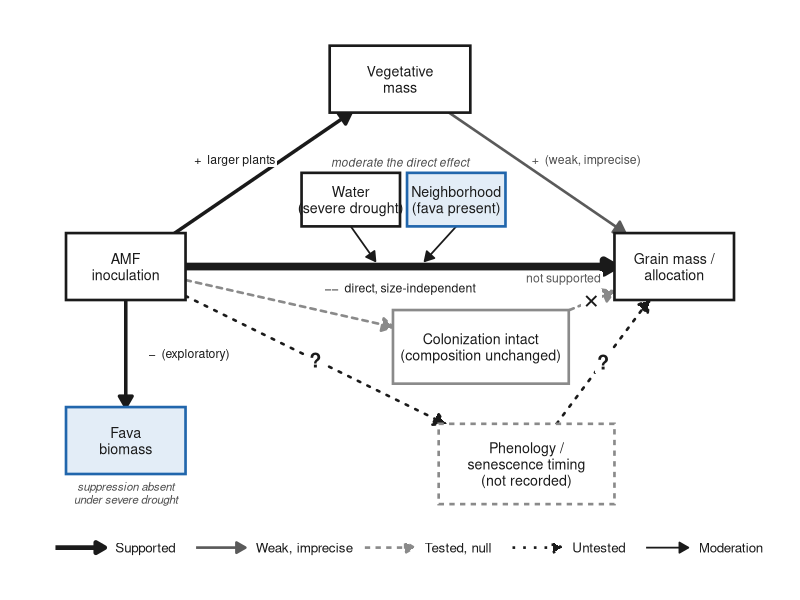
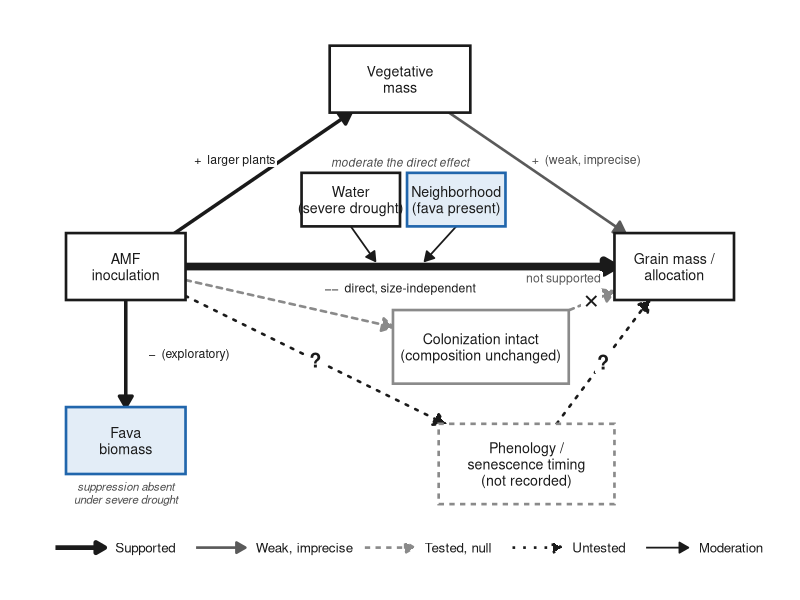
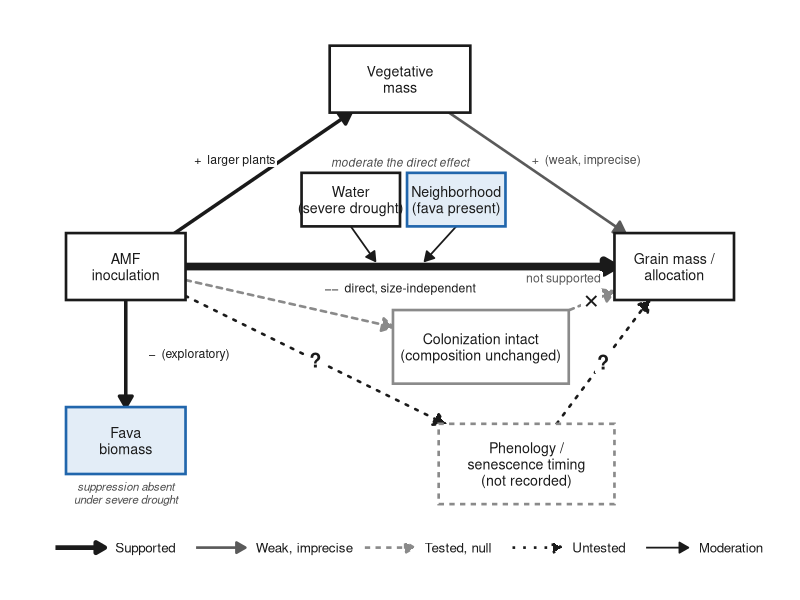

Write the R code that produced these figures, in order.
## ---- chunk 1
knitr::opts_chunk$set(message = FALSE, warning = FALSE)
## ---- chunk 2
library(tidyverse)
## ---- chunk 3
blue <- "#2166ac"; ink <- "#1a1a1a"; grey <- "#8a8a8a"

# ---- nodes (x, y = center; w, h = size) ----------------------------------------------------
nodes <- tribble(
  ~id,     ~x,  ~y, ~w, ~h, ~label,                                       ~fill,     ~border, ~lty,
  "inoc",   11,  36, 17, 10, "AMF\ninoculation",                           "white",   ink,     "solid",
  "veg",    50,  64, 20, 10, "Vegetative\nmass",                           "white",   ink,     "solid",
  "grain",  89,  36, 17, 10, "Grain mass /\nallocation",                   "white",   ink,     "solid",
  "col",    61.5, 24, 25, 11, "Colonization intact\n(composition unchanged)", "white", grey,   "solid",
  "phen",   68,   6.5, 25, 12, "Phenology /\nsenescence timing\n(not recorded)", "white", grey, "22",
  "fava",   11,  10, 17, 10, "Fava\nbiomass",                              "#e3edf7", blue,    "solid",
  "water",  43,  46, 14,  8, "Water\n(severe drought)",                    "white",   ink,     "solid",
  "neigh",  58,  46, 14,  8, "Neighborhood\n(fava present)",               "#e3edf7", blue,    "solid"
)
N <- function(id) nodes[nodes$id == id, ]

# point where the ray from node a toward point (bx, by) leaves a's box
clip <- function(a, bx, by) {
  dx <- bx - a$x; dy <- by - a$y
  t <- min((a$w / 2) / abs(dx), (a$h / 2) / abs(dy))
  c(a$x + dx * t, a$y + dy * t)
}

# ---- edges ---------------------------------------------------------------------------------
# status: sup (supported), big (supported, large), wk (weak / imprecise), nul (tested, null), unt (untested)
# mark: symbol drawn on the arrow ("x" = not supported, "?" = untested)
edges <- tribble(
  ~from,  ~to,     ~status, ~label,                                                             ~mark, ~dx, ~dy,
  "inoc", "veg",   "sup",   "+  larger plants",                                                   "",    -4,   2,
  "veg",  "grain", "wk",    "+  (weak, imprecise)",                                               "",     7,   2,
  "inoc", "grain", "big",   "\u2212\u2212  direct, size-independent", "", 0, -3.2,
  "inoc", "col",   "nul",   "",                                                                   "",     0,   0,
  "col",  "grain", "nul",   "not supported",                                                      "x",   -4,   3.4,
  "inoc", "phen",  "unt",   "",                                                                   "?",    0,   0,
  "phen", "grain", "unt",   "",                                                                   "?",    0,   0,
  "inoc", "fava",  "sup",   "\u2212  (exploratory)",                                              "",     9,   0
)

style <- tribble(
  ~status, ~col,  ~lw,  ~lty,    ~lab_col,
  "sup",   ink,   1.2,  "solid",  ink,
  "wk",    "#5a5a5a", 0.9, "solid", "grey30",
  "big",   ink,   2.6,  "solid",  ink,
  "nul",   grey,  0.9,  "22",     "grey35",
  "unt",   ink,   0.9,  "dotted", ink
)

seg <- edges %>% rowwise() %>% mutate(
  a = list(N(from)), b = list(N(to)),
  s = list(clip(a, b$x, b$y)), e = list(clip(b, a$x, a$y)),
  x = s[1], y = s[2], xend = e[1], yend = e[2],
  mx = (x + xend) / 2 + dx, my = (y + yend) / 2 + dy,
  ox = (x + xend) / 2, oy = (y + yend) / 2) %>% ungroup() %>%
  select(-a, -b, -s, -e) %>% left_join(style, by = "status")

# moderation: thin arrows from the moderators onto the middle of the direct (big) edge
ymid <- seg$y[seg$status == "big"]
mod <- tribble(
  ~x,  ~y,   ~xend, ~yend,
  43,  42,   46.5,  ymid + 0.8,
  58,  42,   53.5,  ymid + 0.8
)

marks <- seg %>% filter(mark != "") %>% mutate(sym = ifelse(mark == "x", "\u2715", "?"))

# ---- legend row ----------------------------------------------------------------------------
ly <- -6
leg <- tribble(
  ~x,  ~xend, ~col,      ~lw,  ~lty,     ~tx,  ~text,
  1,   8,     ink,       1.6,  "solid",  9.5,  "Supported",
  21,  28,    "#5a5a5a", 0.9,  "solid",  29.5, "Weak, imprecise",
  45,  52,    grey,      0.9,  "22",     53.5, "Tested, null",
  66,  73,    ink,       0.9,  "dotted", 74.5, "Untested",
  85,  91,    ink,       0.6,  "solid",  92.5, "Moderation"
)

fig4 <- ggplot() +
  geom_segment(data = seg, aes(x = x, y = y, xend = xend, yend = yend, color = col, linewidth = lw, linetype = lty),
               arrow = arrow(length = unit(3.2, "mm"), type = "closed"), lineend = "round") +
  geom_segment(data = mod, aes(x = x, y = y, xend = xend, yend = yend), color = ink, linewidth = 0.6,
               arrow = arrow(length = unit(2.6, "mm"), type = "closed")) +
  geom_rect(data = nodes, aes(xmin = x - w / 2, xmax = x + w / 2, ymin = y - h / 2, ymax = y + h / 2,
                              fill = fill, color = border, linetype = lty), linewidth = 0.9) +
  geom_text(data = nodes, aes(x = x, y = y, label = label), size = 3.6, lineheight = 0.95, color = ink) +
  geom_label(data = seg %>% filter(label != ""),
             aes(x = mx, y = my, label = label, color = lab_col), size = 3.1, lineheight = 0.95,
             fill = "white", label.size = 0, label.padding = unit(0.12, "lines")) +
  geom_label(data = marks, aes(x = ox, y = oy, label = sym), size = 5, fontface = "bold", color = ink,
             fill = "white", label.size = 0, label.padding = unit(0.1, "lines")) +
  annotate("text", x = 50, y = 51.6, label = "moderate the direct effect", size = 3, color = "grey30",
           fontface = "italic") +
  annotate("text", x = 11, y = 2.2, label = "suppression absent\nunder severe drought", size = 2.9,
           color = "grey30", lineheight = 0.95, fontface = "italic") +
  geom_segment(data = leg, aes(x = x, xend = xend, y = ly, yend = ly, color = col, linewidth = lw, linetype = lty),
               arrow = arrow(length = unit(2.6, "mm"), type = "closed")) +
  geom_text(data = leg, aes(x = tx, y = ly, label = text), hjust = 0, size = 3.4, color = ink) +
  scale_color_identity() + scale_fill_identity() + scale_linetype_identity() + scale_linewidth_identity() +
  coord_cartesian(xlim = c(-1, 101), ylim = c(-9, 71), clip = "off") +
  theme_void() +
  theme(plot.margin = margin(4, 4, 4, 4), plot.background = element_rect(fill = "white", color = NA))
print(fig4)

dir.create("figures", showWarnings = FALSE)
ggsave("figures/Fig4_PathDiagram.pdf", fig4, width = 10, height = 6.6)
ggsave("figures/Fig4_PathDiagram.png", fig4, width = 10, height = 6.6, dpi = 300, bg = "white")
